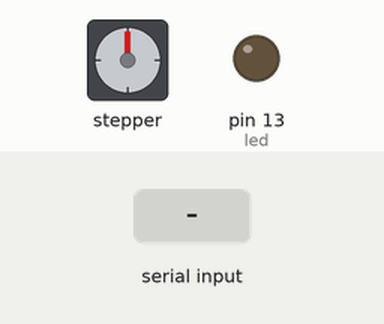
Recording of a sketch running on a simulated Arduino Uno, built with avr-gcc and run on an emulated ATmega328P. On the bench: stepper motor, output pins drawn as LEDs (lit = HIGH). The inputs (shaded band) are chosen by the test bench. Stepper angles assume 200 steps per turn; what the sketch prints to the serial monitor is not drawn.

Above: at 1.2 s.
1.3 s: "1\n" received over Serial
At 8.4 s:
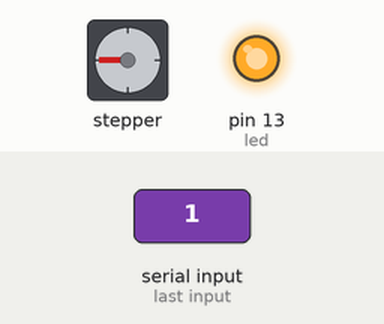
At 13.4 s:
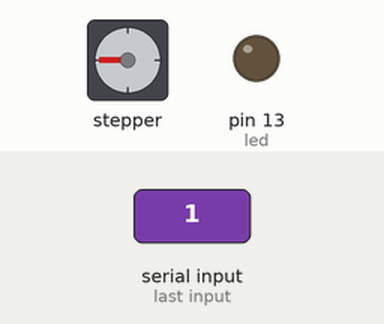
Timing chart, 0 to 18.5 s (numbered marks = the images above; inputs shaded):
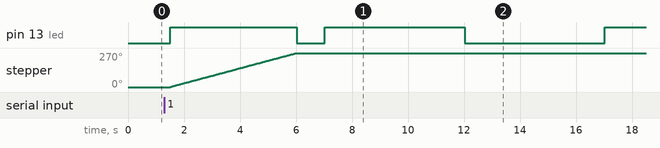

The sketch:

SerialMotorControl.ino
```cpp
/*
  Motor Test connection over serial
 */
 #include <AFMotor.h>

// Connect a stepper motor with 48 steps per revolution (7.5 degree)
// to motor port #2 (M3 and M4)
AF_Stepper motor(200, 2);

// Pin 13 has an LED connected on most Arduino boards.
// give it a name:
int led = 13;

// the setup routine runs once when you press reset:
void setup() {
  // initialize the digital pin as an output.
  pinMode(led, OUTPUT);
  Serial.begin(9600);
  Serial.println("stepper control test");

  motor.setSpeed(10); //10 RPM
}

// the loop routine runs over and over again forever:
void loop() {
  motor.release();
  while(1){
    if (Serial.available()) {
      motortest(Serial.read()- '0');
    }
    delay(500);
  }
}

void motortest(int n) {
  if(n == 1){
    digitalWrite(led, HIGH);
    motor.step(150,FORWARD,DOUBLE);
    digitalWrite(led, LOW);
    delay(500);
    motor.release();
  }
  else {
    for(int i=1;i<3;i++){
      digitalWrite(led, HIGH);
      delay(5000);
      digitalWrite(led, LOW);
      delay(5000);
     }
  }
}
/*
  digitalWrite(led, HIGH);   // turn the LED on (HIGH is the voltage level)
  delay(1000);               // wait for a second
  digitalWrite(led, LOW);    // turn the LED off by making the voltage LOW
  delay(1000);               // wait for a second
}*/
```

Measured:
- after the input at 1.3 s, pin 13 (led): goes HIGH 4.5 s, LOW 1.0 s, HIGH 5.0 s, LOW 5.0 s, then HIGH, starting after 0.20 s; stepper: turns 270° clockwise in 4.5 s, starting after 0.20 s
